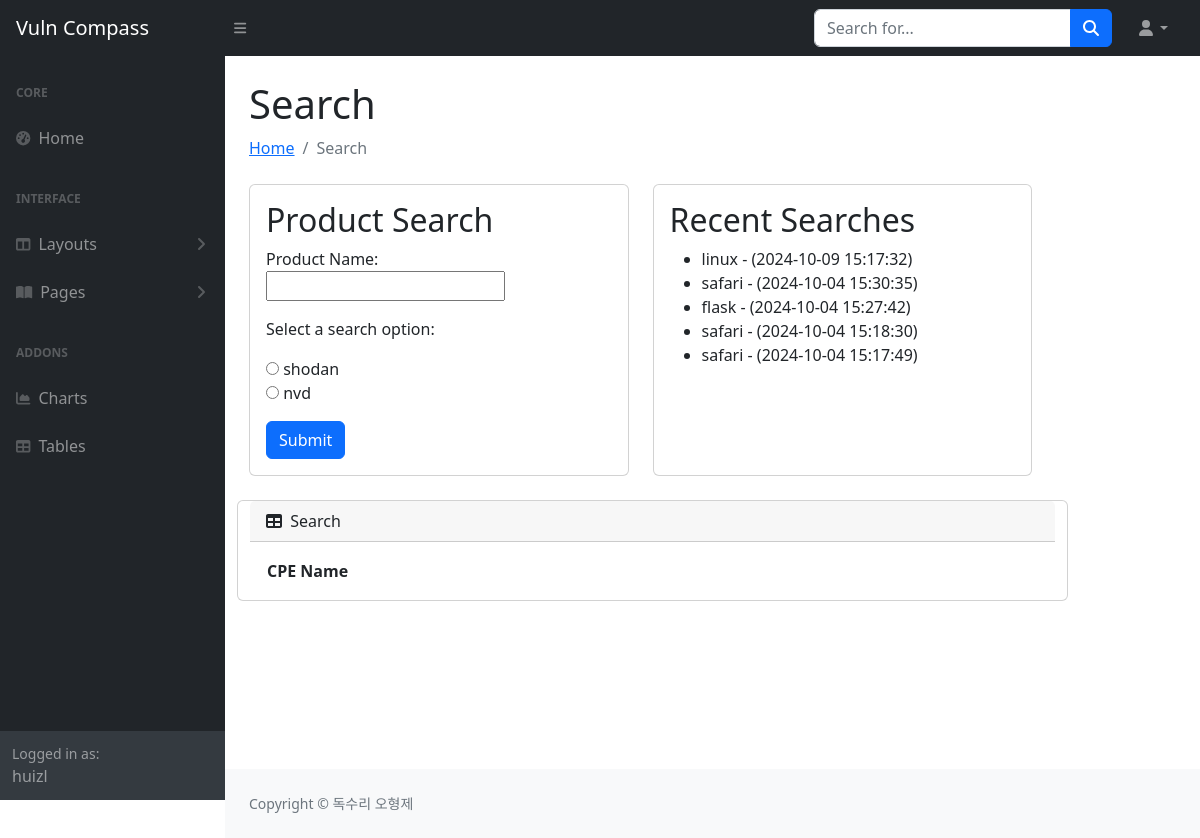
The app's page /search/ (signed in) with its own data.
### api_search/models.py (models this page shows, shortened)
class SearchHistory(models.Model):
    user = models.ForeignKey(User, on_delete=models.CASCADE)
    product_name = models.CharField(max_length=255)  # 검색한 제품명
    search_date = models.DateTimeField(default=timezone.now)  # 검색한 시간

### api_search/views.py (the view)
# urls.py: path('search/', api_search.views.search_home, name='search_home'),
def search_home(request):
    name = None
    user_name = request.user
    api_response = None
    recent_searches = SearchHistory.objects.filter(user=user_name).order_by('-search_date')[:5]
    if request.method == 'POST':
        form = NameForm(request.POST)
        if form.is_valid():
            search_option = form.cleaned_data['search_option']
            name = form.cleaned_data['name']
            if search_option == 'shodan':
                api_response = search_cpe(name)
                if api_response is not None and 'cpes' in api_response:
                    api_response = api_response['cpes']
                else:
                    api_response = None
            elif search_option == 'nvd':
                api_response = search_cpe_nvd(name)
                response_cpe_len = api_response['totalResults']
                cpe_names = []
                if api_response is not None and response_cpe_len > 0:
                    for product in api_response.get('products', []):
                        cpe = product.get('cpe', {})
                        cpe_name = cpe.get('cpeName')
                        if cpe_name:
                            cpe_names.append(cpe_name)
                    api_response = cpe_names
                else:
                    api_response = None
            save_search_history(user_name, name)
            recent_searches = SearchHistory.objects.filter(user=user_name).order_by('-search_date')[:5]
    else:
        form = NameForm()
    return render(request, 'search_home.html',
                  {'form': form, 'name': name,
                   'api_response': api_response,
                   'recent_searches': recent_searches})

### api_search/forms.py
class NameForm(forms.Form):
    name = forms.CharField(label='Product Name', max_length=100)
    SEARCH_CHOICES = [
        ('shodan', 'shodan'),
        ('nvd', 'nvd')
    ]
    search_option = forms.ChoiceField(
        choices=SEARCH_CHOICES,
        widget=forms.RadioSelect,
        label="Select a search option",  # 라벨
    )

### api_search/templates/search_home.html (shortened to what this page needs)
<!DOCTYPE html>
<html lang="en">
{% load static %}
<head>
    <link href="https://cdn.jsdelivr.net/npm/simple-datatables@7.1.2/dist/style.min.css" rel="stylesheet" />
    <link href="{% static 'css/styles.css' %}" rel="stylesheet" />
</head>
<body class="sb-nav-fixed">
    <nav class="sb-topnav navbar navbar-expand navbar-dark bg-dark">
        <a class="navbar-brand ps-3" href="/home">Vuln Compass</a>
        <button class="btn btn-link btn-sm order-1 order-lg-0 me-4 me-lg-0" id="sidebarToggle" href="#!"><i class="fas fa-bars"></i></button>
        <form class="d-none d-md-inline-block form-inline ms-auto me-0 me-md-3 my-2 my-md-0">
            <div class="input-group">
                <input class="form-control" type="text" placeholder="Search for..." aria-label="Search for..." aria-describedby="btnNavbarSearch" />
                <button class="btn btn-primary" id="btnNavbarSearch" type="button"><i class="fas fa-search"></i></button>
            </div>
        </form>
            <ul class="navbar-nav ms-auto ms-md-0 me-3 me-lg-4">
                <li class="nav-item dropdown">
                    <a class="nav-link dropdown-toggle" id="navbarDropdown" href="#" role="button" data-bs-toggle="dropdown" aria-expanded="false"><i class="fas fa-user fa-fw"></i></a>
                </li>
            </ul>
        </nav>
        <div id="layoutSidenav">
            <div id="layoutSidenav_nav">
                <nav class="sb-sidenav accordion sb-sidenav-dark" id="sidenavAccordion">
                    <div class="sb-sidenav-menu">
                        <div class="nav">
                            <div class="sb-sidenav-menu-heading">Core</div>
                            <a class="nav-link" href="/home">
                                <div class="sb-nav-link-icon"><i class="fas fa-tachometer-alt"></i></div>
                                Home
                            </a>
                            <div class="sb-sidenav-menu-heading">Interface</div>
                            <a class="nav-link collapsed" href="#" data-bs-toggle="collapse" data-bs-target="#collapseLayouts" aria-expanded="false" aria-controls="collapseLayouts">
                                <div class="sb-nav-link-icon"><i class="fas fa-columns"></i></div>
                                Layouts
                                <div class="sb-sidenav-collapse-arrow"><i class="fas fa-angle-down"></i></div>
                            </a>
                            <a class="nav-link collapsed" href="#" data-bs-toggle="collapse" data-bs-target="#collapsePages" aria-expanded="false" aria-controls="collapsePages">
                                <div class="sb-nav-link-icon"><i class="fas fa-book-open"></i></div>
                                Pages
                                <div class="sb-sidenav-collapse-arrow"><i class="fas fa-angle-down"></i></div>
                            </a>
                            <div class="sb-sidenav-menu-heading">Addons</div>
                            <a class="nav-link" href="/charts">
                                <div class="sb-nav-link-icon"><i class="fas fa-chart-area"></i></div>
                                Charts
                            </a>
                            <a class="nav-link" href="tables.html">
                                <div class="sb-nav-link-icon"><i class="fas fa-table"></i></div>
                                Tables
                            </a>
                        </div>
                    </div>
                    <div class="sb-sidenav-footer">
                        <div class="small">Logged in as:</div>
                        {{ user.username }}
                </nav>
            </div>
            <div id="layoutSidenav_content">
                <main>
                    <div class="container-fluid px-4">
                        <h1 class="mt-4">Search</h1>
                        <ol class="breadcrumb mb-4">
                            <li class="breadcrumb-item"><a href="/home">Home</a></li>
                            <li class="breadcrumb-item active">Search</li>
                        </ol>
                        <div class="row mb-4">
                            <div class="row mb-4">
                                <div class="row mb-4">
                                    <div class="row mb-4">
                                        <div class="row mb-4">
                                            <div class="row mb-4">
                                                <div class="row mb-4">
                                                    <div class="col-md-6">
                                                        <div class="card h-100">
                                                            <div class="card-body">
                                                                <form method="post">
                                                                    <h2>Product Search</h2>
                                                                    {{ form.as_p }}
                                                                    <button type="submit" class="btn btn-primary">Submit</button>
                                                                </form>
                                                            </div>
                                                        </div>
                                                    </div>
                                                    <div class="col-md-6">
                                                        <div class="card h-100">
                                                            <div class="card-body">
                                                                <h2>Recent Searches</h2>
                                                                <ul>
                                                                    {% for search in recent_searches %}
                                                                        <li>{{ search.product_name }} - ({{ search.search_date|date:"Y-m-d H:i:s"}})</li>
                                                                    {% endfor %}
                                                                </ul>
                                                            </div>
                                                        </div>
                                                    </div>
                                                </div>
                                                <div class="card mb-4">
                                                    <div class="card-header">
                                                        <i class="fas fa-table me-1"></i>
                                                        Search
                                                    </div>
                                                    <div class="card-body">
                                                        <table id="datatablesSimple">
                                                            <thead>
                                                                <tr>
                                                                    <th>CPE Name</th>
                                                                </tr>
                                                            </thead>
                                                        </table>
                                                    </div>
                                                </div>
                                            </div>
                                        </main>
                                        <footer class="py-4 bg-light mt-auto">
                                            <div class="container-fluid px-4">
                                                <div class="d-flex align-items-center justify-content-between small">
                                                    <div class="text-muted">Copyright &copy; 독수리 오형제</div>
                                                </div>
                                            </div>
                                        </footer>
                                    </div>
                                </div>
                            </body>
                        </html>

### records on screen
SearchHistory: product_name "linux", search_date "2024-10-09 15:17:32"
SearchHistory: product_name "safari", search_date "2024-10-04 15:30:35"
SearchHistory: product_name "flask", search_date "2024-10-04 15:27:42"
SearchHistory: product_name "safari", search_date "2024-10-04 15:18:30"
SearchHistory: product_name "safari", search_date "2024-10-04 15:17:49"

### other values on screen
{{ user.username }} "huizl"
